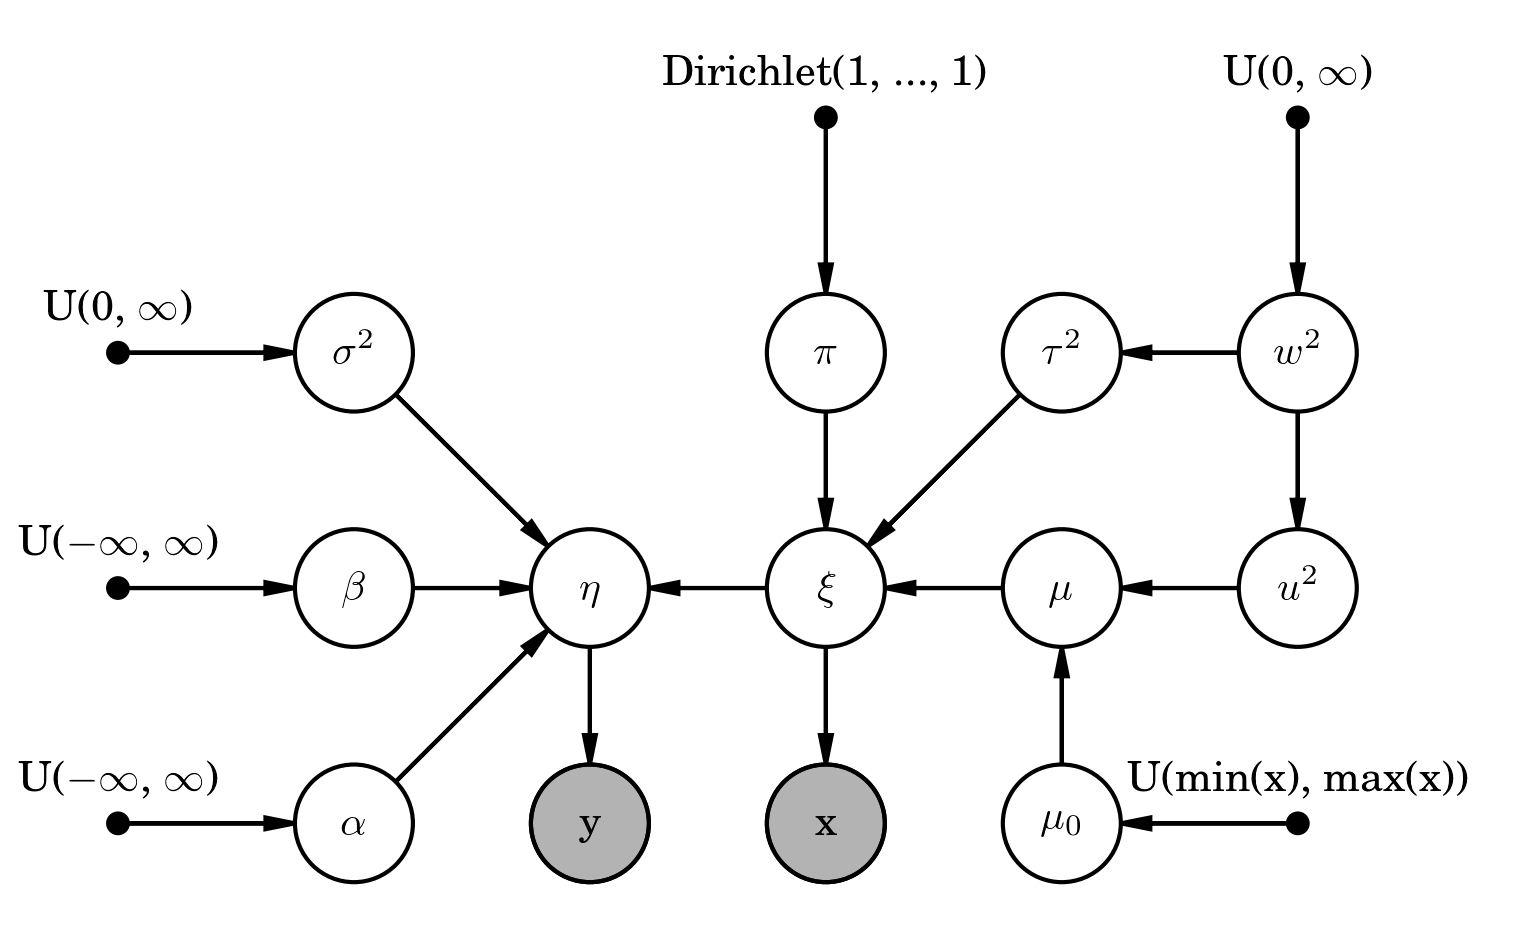

The script that saved this image:
from matplotlib import rc
rc("font", family="serif", size=10)
rc("text", usetex=True)

import daft

figshape = (6.5, 4)
figorigin = (-1.5, -0.5)
pgm = daft.PGM(figshape, figorigin)

pgm.add_node(daft.Node("y", r"y", 1, 0, observed=True))
pgm.add_node(daft.Node("x", r"x", 2, 0, observed=True))
pgm.add_node(daft.Node("eta", r"$\eta$", 1, 1))
pgm.add_node(daft.Node("xi", r"$\xi$", 2, 1))
pgm.add_node(daft.Node("alpha", r"$\alpha$", 0, 0))
pgm.add_node(daft.Node("beta", r"$\beta$", 0, 1))
pgm.add_node(daft.Node("sigsqr", r"$\sigma^2$", 0, 2))
pgm.add_node(daft.Node("pi", r"$\pi$", 2, 2))
pgm.add_node(daft.Node("mu", r"$\mu$", 3, 1))
pgm.add_node(daft.Node("tausqr", r"$\tau^2$", 3, 2))
pgm.add_node(daft.Node("mu0", r"$\mu_0$", 3, 0))
pgm.add_node(daft.Node("usqr", r"$u^2$", 4, 1))
pgm.add_node(daft.Node("wsqr", r"$w^2$", 4, 2))
pgm.add_node(daft.Node("prior_alpha", r"U($-\infty$, $\infty$)", -1, 0, fixed=True))
pgm.add_node(daft.Node("prior_beta", r"U($-\infty$, $\infty$)", -1, 1, fixed=True))
pgm.add_node(daft.Node("prior_sigsqr", r"U(0, $\infty$)", -1, 2, fixed=True))
pgm.add_node(daft.Node("prior_mu0", r"U(min(x), max(x))", 4, 0, fixed=True))
# pgm.add_node(daft.Node("prior_mu0", r"U($-\infty$, $\infty$)", 4, 0, fixed=True))
pgm.add_node(daft.Node("prior_wsqr", r"U(0, $\infty$)", 4, 3, fixed=True))
pgm.add_node(daft.Node("prior_pi", r"Dirichlet(1, ..., 1)", 2, 3, fixed=True))

pgm.add_edge("xi", "x")
pgm.add_edge("eta", "x")
pgm.add_edge("xi", "eta")
pgm.add_edge("eta", "y")
pgm.add_edge("xi", "y")
pgm.add_edge("alpha", "eta")
pgm.add_edge("beta", "eta")
pgm.add_edge("sigsqr", "eta")
pgm.add_edge("pi", "xi")
pgm.add_edge("mu", "xi")
pgm.add_edge("tausqr", "xi")
pgm.add_edge("mu0", "mu")
pgm.add_edge("usqr", "mu")
pgm.add_edge("wsqr", "usqr")
pgm.add_edge("wsqr", "tausqr")
pgm.add_edge("prior_alpha", "alpha")
pgm.add_edge("prior_beta", "beta")
pgm.add_edge("prior_sigsqr", "sigsqr")
pgm.add_edge("prior_mu0", "mu0")
pgm.add_edge("prior_wsqr", "wsqr")
pgm.add_edge("prior_pi", "pi")

pgm.render()
pgm.figure.savefig("pgm.png", dpi=300)
